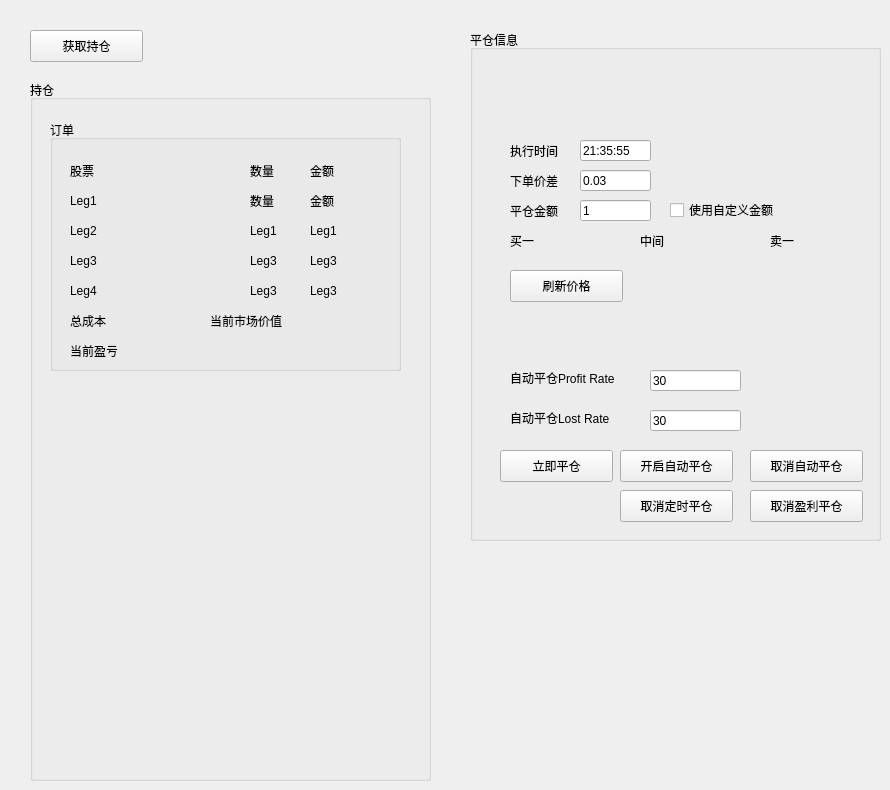
    <widget class="PositionTab" name="tab3">
     <attribute name="title">
      <string>平仓信息</string>
     </attribute>
     <widget class="QGroupBox" name="groupBox_4">
      <property name="geometry">
       <rect>
        <x>470</x>
        <y>30</y>
        <width>411</width>
        <height>511</height>
       </rect>
      </property>
      <property name="title">
       <string>平仓信息</string>
      </property>
      <widget class="QLabel" name="strangle_labelStatusInfo_11">
       <property name="geometry">
        <rect>
         <x>40</x>
         <y>340</y>
         <width>121</width>
         <height>16</height>
        </rect>
       </property>
       <property name="text">
        <string>自动平仓Profit Rate</string>
       </property>
      </widget>
      <widget class="QLineEdit" name="input_close_profitRate">
       <property name="geometry">
        <rect>
         <x>180</x>
         <y>340</y>
         <width>91</width>
         <height>21</height>
        </rect>
       </property>
       <property name="text">
        <string>30</string>
       </property>
      </widget>
      <widget class="QLabel" name="strangle_labelStatusInfo_12">
       <property name="geometry">
        <rect>
         <x>40</x>
         <y>380</y>
         <width>121</width>
         <height>16</height>
        </rect>
       </property>
       <property name="text">
        <string>自动平仓Lost Rate</string>
       </property>
      </widget>
      <widget class="QLineEdit" name="input_close_LostRate">
       <property name="geometry">
        <rect>
         <x>180</x>
         <y>380</y>
         <width>91</width>
         <height>21</height>
        </rect>
       </property>
       <property name="text">
        <string>30</string>
       </property>
      </widget>
      <widget class="QPushButton" name="btn_close_now">
       <property name="geometry">
        <rect>
         <x>30</x>
         <y>420</y>
         <width>113</width>
         <height>32</height>
        </rect>
       </property>
       <property name="text">
        <string>立即平仓</string>
       </property>
      </widget>
      <widget class="QPushButton" name="btn_save_autoClose">
       <property name="geometry">
        <rect>
         <x>150</x>
         <y>420</y>
         <width>113</width>
         <height>32</height>
        </rect>
       </property>
       <property name="text">
        <string>开启自动平仓</string>
       </property>
      </widget>
      <widget class="QLabel" name="label_7">
       <property name="geometry">
        <rect>
         <x>40</x>
         <y>110</y>
         <width>85</width>
         <height>21</height>
        </rect>
       </property>
       <property name="text">
        <string>执行时间</string>
       </property>
      </widget>
      <widget class="QLineEdit" name="input_close_priceDiff">
       <property name="geometry">
        <rect>
         <x>110</x>
         <y>140</y>
         <width>71</width>
         <height>21</height>
        </rect>
       </property>
       <property name="text">
        <string>0.03</string>
       </property>
      </widget>
      <widget class="QLabel" name="label_13">
       <property name="geometry">
        <rect>
         <x>40</x>
         <y>140</y>
         <width>61</width>
         <height>21</height>
        </rect>
       </property>
       <property name="text">
        <string>下单价差</string>
       </property>
      </widget>
      <widget class="QLineEdit" name="input_close_price">
       <property name="geometry">
        <rect>
         <x>110</x>
         <y>170</y>
         <width>71</width>
         <height>21</height>
        </rect>
       </property>
       <property name="text">
        <string>1</string>
       </property>
      </widget>
      <widget class="QLabel" name="label_16">
       <property name="geometry">
        <rect>
         <x>40</x>
         <y>170</y>
         <width>61</width>
         <height>21</height>
        </rect>
       </property>
       <property name="text">
        <string>平仓金额</string>
       </property>
      </widget>
      <widget class="QLineEdit" name="input_close_time">
       <property name="geometry">
        <rect>
         <x>110</x>
         <y>110</y>
         <width>71</width>
         <height>21</height>
        </rect>
       </property>
       <property name="text">
        <string>21:35:55</string>
       </property>
      </widget>
      <widget class="QCheckBox" name="check_custom_close_price">
       <property name="geometry">
        <rect>
         <x>200</x>
         <y>170</y>
         <width>131</width>
         <height>20</height>
        </rect>
       </property>
       <property name="text">
        <string>使用自定义金额</string>
       </property>
       <property name="checked">
        <bool>false</bool>
       </property>
      </widget>
      <widget class="QPushButton" name="btn_refresh_close_price">
       <property name="geometry">
        <rect>
         <x>40</x>
         <y>240</y>
         <width>113</width>
         <height>32</height>
        </rect>
       </property>
       <property name="text">
        <string>刷新价格</string>
       </property>
      </widget>
      <widget class="QLabel" name="label_close_bid">
       <property name="geometry">
        <rect>
         <x>40</x>
         <y>200</y>
         <width>71</width>
         <height>21</height>
        </rect>
       </property>
       <property name="text">
        <string>买一</string>
       </property>
      </widget>
      <widget class="QLabel" name="label_close_ask">
       <property name="geometry">
        <rect>
         <x>300</x>
         <y>200</y>
         <width>91</width>
         <height>21</height>
        </rect>
       </property>
       <property name="text">
        <string>卖一</string>
       </property>
      </widget>
      <widget class="QLabel" name="label_close_midprice">
       <property name="geometry">
        <rect>
         <x>170</x>
         <y>200</y>
         <width>91</width>
         <height>21</height>
        </rect>
       </property>
       <property name="text">
        <string>中间</string>
       </property>
      </widget>
      <widget class="QPushButton" name="btn_cancel_time_close">
       <property name="geometry">
        <rect>
         <x>150</x>
         <y>460</y>
         <width>113</width>
         <height>32</height>
        </rect>
       </property>
       <property name="text">
        <string>取消定时平仓</string>
       </property>
      </widget>
      <widget class="QPushButton" name="btn_cancel_rate_close">
       <property name="geometry">
        <rect>
         <x>280</x>
         <y>460</y>
         <width>113</width>
         <height>32</height>
        </rect>
       </property>
       <property name="text">
        <string>取消盈利平仓</string>
       </property>
      </widget>
      <widget class="QPushButton" name="btn_cancel_auto_close">
       <property name="geometry">
        <rect>
         <x>280</x>
         <y>420</y>
         <width>113</width>
         <height>32</height>
        </rect>
       </property>
       <property name="text">
        <string>取消自动平仓</string>
       </property>
      </widget>
     </widget>
     <widget class="QGroupBox" name="groupBox_7">
      <property name="geometry">
       <rect>
        <x>30</x>
        <y>80</y>
        <width>401</width>
        <height>701</height>
       </rect>
      </property>
      <property name="title">
       <string>持仓</string>
      </property>
      <widget class="QGroupBox" name="groupBox_8">
       <property name="geometry">
        <rect>
         <x>20</x>
         <y>40</y>
         <width>351</width>
         <height>251</height>
        </rect>
       </property>
       <property name="title">
        <string>订单</string>
       </property>
       <widget class="QLabel" name="position_stock_name">
        <property name="geometry">
         <rect>
          <x>20</x>
          <y>40</y>
          <width>161</width>
          <height>21</height>
         </rect>
        </property>
        <property name="text">
         <string>股票</string>
        </property>
       </widget>
       <widget class="QLabel" name="position_stock_qty">
        <property name="geometry">
         <rect>
          <x>200</x>
          <y>40</y>
          <width>41</width>
          <height>21</height>
         </rect>
        </property>
        <property name="text">
         <string>数量</string>
        </property>
       </widget>
       <widget class="QLabel" name="position_leg1_name">
        <property name="geometry">
         <rect>
          <x>20</x>
          <y>70</y>
          <width>161</width>
          <height>21</height>
         </rect>
        </property>
        <property name="text">
         <string>Leg1 </string>
        </property>
       </widget>
       <widget class="QLabel" name="position_leg1_qty">
        <property name="geometry">
         <rect>
          <x>200</x>
          <y>70</y>
          <width>41</width>
          <height>21</height>
         </rect>
        </property>
        <property name="text">
         <string>数量</string>
        </property>
       </widget>
       <widget class="QLabel" name="position_stock_cost">
        <property name="geometry">
         <rect>
          <x>260</x>
          <y>40</y>
          <width>85</width>
          <height>21</height>
         </rect>
        </property>
        <property name="text">
         <string>金额</string>
        </property>
       </widget>
       <widget class="QLabel" name="position_leg1_cost">
        <property name="geometry">
         <rect>
          <x>260</x>
          <y>70</y>
          <width>85</width>
          <height>21</height>
         </rect>
        </property>
        <property name="text">
         <string>金额</string>
        </property>
       </widget>
       <widget class="QLabel" name="position_leg2_name">
        <property name="geometry">
         <rect>
          <x>20</x>
          <y>100</y>
          <width>161</width>
          <height>21</height>
         </rect>
        </property>
        <property name="text">
         <string>Leg2</string>
        </property>
       </widget>
       <widget class="QLabel" name="position_leg2_qty">
        <property name="geometry">
         <rect>
          <x>200</x>
          <y>100</y>
          <width>41</width>
          <height>21</height>
         </rect>
        </property>
        <property name="text">
         <string>Leg1 </string>
        </property>
       </widget>
       <widget class="QLabel" name="position_leg2_cost">
        <property name="geometry">
         <rect>
          <x>260</x>
          <y>100</y>
          <width>85</width>
          <height>21</height>
         </rect>
        </property>
        <property name="text">
         <string>Leg1 </string>
        </property>
       </widget>
       <widget class="QLabel" name="position_leg3_name">
        <property name="geometry">
         <rect>
          <x>20</x>
          <y>130</y>
          <width>161</width>
          <height>21</height>
         </rect>
        </property>
        <property name="text">
         <string>Leg3</string>
        </property>
       </widget>
       <widget class="QLabel" name="position_leg4_name">
        <property name="geometry">
         <rect>
          <x>20</x>
          <y>160</y>
          <width>161</width>
          <height>21</height>
         </rect>
        </property>
        <property name="text">
         <string>Leg4</string>
        </property>
       </widget>
       <widget class="QLabel" name="position_total_cost">
        <property name="geometry">
         <rect>
          <x>20</x>
          <y>190</y>
          <width>121</width>
          <height>21</height>
         </rect>
        </property>
        <property name="text">
         <string>总成本</string>
        </property>
       </widget>
       <widget class="QLabel" name="position_current_marketValue">
        <property name="geometry">
         <rect>
          <x>160</x>
          <y>190</y>
          <width>161</width>
          <height>21</height>
         </rect>
        </property>
        <property name="text">
         <string>当前市场价值</string>
        </property>
       </widget>
       <widget class="QLabel" name="position_leg3_qty">
        <property name="geometry">
         <rect>
          <x>200</x>
          <y>130</y>
          <width>41</width>
          <height>21</height>
         </rect>
        </property>
        <property name="text">
         <string>Leg3</string>
        </property>
       </widget>
       <widget class="QLabel" name="position_leg4_qty">
        <property name="geometry">
         <rect>
          <x>200</x>
          <y>160</y>
          <width>41</width>
          <height>21</height>
         </rect>
        </property>
        <property name="text">
         <string>Leg3</string>
        </property>
       </widget>
       <widget class="QLabel" name="position_leg4_cost">
        <property name="geometry">
         <rect>
          <x>260</x>
          <y>160</y>
          <width>85</width>
          <height>21</height>
         </rect>
        </property>
        <property name="text">
         <string>Leg3</string>
        </property>
       </widget>
       <widget class="QLabel" name="position_leg3_cost">
        <property name="geometry">
         <rect>
          <x>260</x>
          <y>130</y>
          <width>85</width>
          <height>21</height>
         </rect>
        </property>
        <property name="text">
         <string>Leg3</string>
        </property>
       </widget>
       <widget class="QLabel" name="position_profit">
        <property name="geometry">
         <rect>
          <x>20</x>
          <y>220</y>
          <width>121</width>
          <height>21</height>
         </rect>
        </property>
        <property name="text">
         <string>当前盈亏</string>
        </property>
       </widget>
       <widget class="QLabel" name="position_id">
        <property name="geometry">
         <rect>
          <x>160</x>
          <y>220</y>
          <width>171</width>
          <height>21</height>
         </rect>
        </property>
        <property name="text">
         <string/>
        </property>
       </widget>
      </widget>
     </widget>
     <widget class="QPushButton" name="btn_get_position">
      <property name="geometry">
       <rect>
        <x>30</x>
        <y>30</y>
        <width>113</width>
        <height>32</height>
       </rect>
      </property>
      <property name="text">
       <string>获取持仓</string>
      </property>
     </widget>
    </widget>
